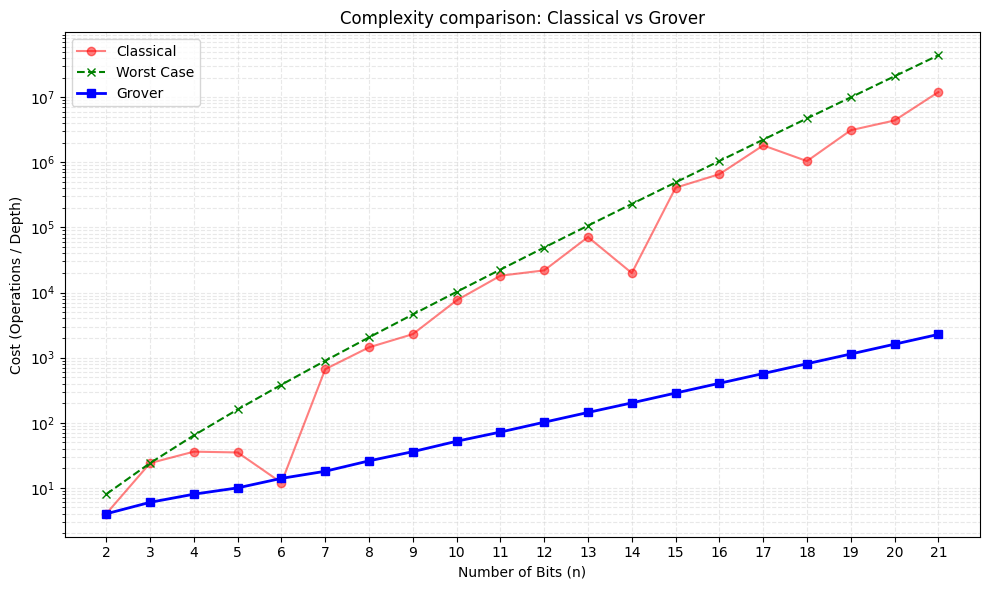

This figure's Python source:
# CODE FOR THE SIMULATION OF GROVER'S ALGORITHM
# This code is part of an additional APPENDIX of the Bachelor's thesis for obtaining the Double Degree in Physics and Mathematics called
# "Quantum Information and Quantum Computation", code FT37 of the year 2026. The tutor is Miguel Ángel Martín-Delgado Alcántara.
# The author of this code, as well as of the Bachelor's thesis to which it belongs, is Álvaro Mandado Díaz.

# This code includes the simulation of Grover's algorithm necessary for the comparison of classical and quantum cases in the Bachelor's thesis. Each part of it will be commented on.

# The first thing to do is to import the packages that will be used.

import matplotlib.pyplot as plt    # Used for plotting the figures
import numpy as np    # This package and the next one add mathematical operations to Python
import math
from qiskit import QuantumCircuit, transpile    # Used for quantum simulation. The first command generates quantum circuits, the second measures their complexity. Must be installed previously.

np.random.seed(0)   # This way the reproducibility of results is guaranteed

# The next step is to define an opaque class within which the classical simulations and quantum circuits will be generated

class SharedOracle:
    def __init__(self, n):    # We define the problem size parameters, N=2^n and the target
        self.n = n
        self.N = 2**n
        self.target = np.random.randint(0, self.N - 1)
        
    def classical_query(self):    # Simulates the classical search
        attempts = 0
        index_list = list(range(self.N))
        np.random.shuffle(index_list)    # Randomly orders the N elements
        
        for i in index_list:
            attempts += 1    # Counts the number of attempts
            if i == self.target:
                return attempts    # Stops when it finds the target
        return attempts

    def f_oracle(self):    # The quantum oracle that marks the target with a -1 phase
        qc = QuantumCircuit(self.n)
        
        target_bin = format(self.target, f'0{self.n}b')[::-1]    # Convert the target to a binary string
        
        # X gates are applied to the 0 bits of the target
        for i, bit in enumerate(target_bin):
            if bit == '0':
                qc.x(i)

        # A -1 phase is applied only on the target (when all values are 1 since 0->1 has been changed where they were not 1)
        if self.n > 1:
            qc.h(self.n-1)
            qc.mcx(list(range(self.n-1)), self.n-1)
            qc.h(self.n-1)
        else:
            qc.z(0) # Trivial case of 1 qubit
            
        # X gates are undone to recover the target
        for i, bit in enumerate(target_bin):
            if bit == '0':
                qc.x(i)
                
        return qc.to_gate(label="Oracle")

    def inversion(self):    # The inversion about the mean oracle, defined in the Grover's algorithm section
        qc = QuantumCircuit(self.n)
        qc.h(range(self.n))
        qc.x(range(self.n))
        
        # Multi-controlled Z gates are placed on each qubit, which is nothing more than applying Hadamard to the first 'n' qubits before and after a generalized Toffoli
        qc.h(self.n-1)
        qc.mcx(list(range(self.n-1)), self.n-1)
        qc.h(self.n-1)
        
        qc.x(range(self.n))
        qc.h(range(self.n))
        return qc.to_gate(label="Diffuser")    # In classical bibliography this operator is also called a diffuser

    def quantum_circuit(self):    # Grover's quantum circuit is built
        iterations = int(math.floor((math.pi / 4) * math.sqrt(self.N)))    # The optimal number of iterations is |_(pi/4)*sqrt(N)_|
        
        qc = QuantumCircuit(self.n, self.n)
        
        qc.h(range(self.n))    # The initial state is prepared to |phi>
        
        oracle = self.f_oracle()    # The gates defined above are used
        inverter = self.inversion()
        
        for _ in range(iterations):    # The necessary iterations are performed
            qc.append(oracle, range(self.n))
            qc.append(inverter, range(self.n))
        
        qc.measure(range(self.n), range(self.n))    # Ultimately the measurement is performed
        
        return qc

# Now the simulation of size 'n' is defined.

def simulate_both(n):
    # Through the class defined above, the oracle for the classical and quantum cases is generated
    oracle = SharedOracle(n)
    
    classical_steps = oracle.classical_query()    # The classical simulation is performed
    
    classical_cost = classical_steps * n
    
    limit_cost = (2**n) * n

    qc = oracle.quantum_circuit()    # The quantum simulation is performed

    qc_transpiled = transpile(qc, optimization_level=1)    # It is necessary to correct the depth by writing the generalized Toffoli gates in terms of simple gates
    quantum_cost = qc_transpiled.depth()
    
    return classical_cost, limit_cost, quantum_cost

# Now it only remains to simulate for different problem sizes and plot the results

bits = range(2, 22)    # The chosen sizes
y_clas, y_lim, y_quant = [], [], []    # Empty lists to store the three cases

for n in bits:    # Simulate for each possible number of bits 'n'
    c, l, q = simulate_both(n)
    y_clas.append(c); y_lim.append(l); y_quant.append(q)

# These same results can be plotted

plt.figure(figsize=(10, 6))

plt.plot(bits, y_clas, 'o-', label='Classical', color='red', alpha=0.5)    # Classical curve
plt.plot(bits, y_lim, 'x--', label='Worst Case', color='green')    # Limit curve (Worst classical case)
plt.plot(bits, y_quant, 's-', label='Grover', color='blue', linewidth=2)    # Quantum curve

plt.yscale('log')    # Logarithmic scale to appreciate the exponential difference between the worst classical case and the quantum case
plt.xlabel('Number of Bits (n)')
plt.xticks(list(bits))
plt.ylabel('Cost (Operations / Depth)')
plt.title('Complexity comparison: Classical vs Grover')
plt.grid(True, which="both", linestyle="--",color='lightgray', alpha=0.5)
plt.legend()
plt.tight_layout()

plt.savefig('grover.png', dpi=300, bbox_inches='tight')
plt.show()
